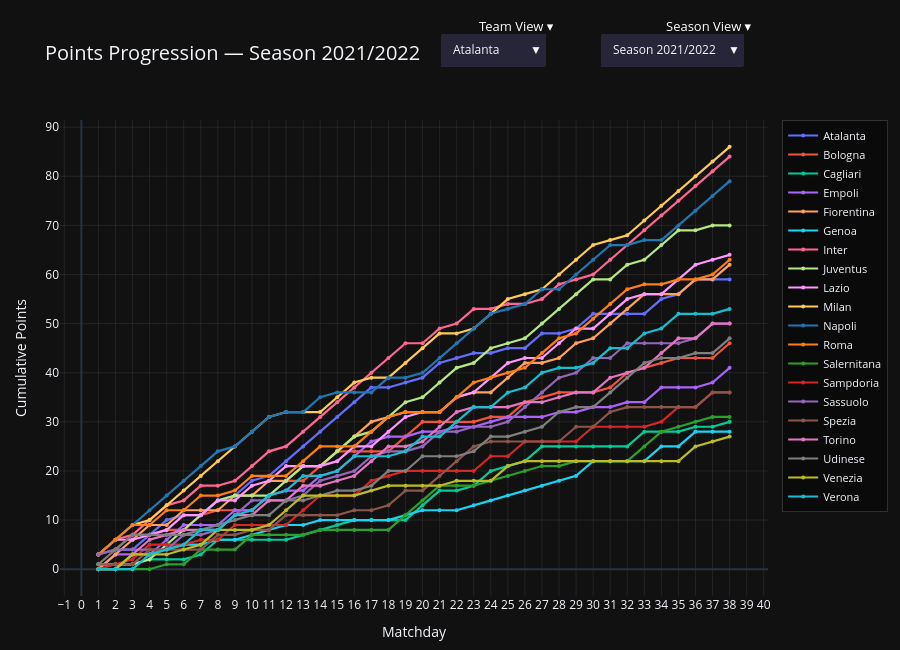

Notebook source saved alongside this figure:
### Code cell
"""
CELL 2 — SEASON POINTS PROGRESSION
Interactive Plotly visualization with dual-mode dropdown.
"""

import plotly.graph_objects as go

# ──────────────────────────────────────────────
# STEP 1 — CUMULATIVE POINTS ENGINE
# ──────────────────────────────────────────────
def compute_points_progression(matches_df: pd.DataFrame) -> pd.DataFrame:
    """Compute per-team cumulative points across matchdays."""

    def _explode_to_team_rows(df: pd.DataFrame) -> pd.DataFrame:
        home = df[["Season", "Matchday", "Home", "HG", "AG"]].copy()
        home.columns = ["Season", "Matchday", "Team", "GF", "GA"]
        away = df[["Season", "Matchday", "Away", "AG", "HG"]].copy()
        away.columns = ["Season", "Matchday", "Team", "GF", "GA"]
        return pd.concat([home, away], ignore_index=True)

    rows = _explode_to_team_rows(matches_df)

    # Match points (3/1/0)
    rows["MatchPoints"] = np.where(
        rows["GF"] > rows["GA"], 3,
        np.where(rows["GF"] == rows["GA"], 1, 0)
    )

    # Sort to guarantee chronological ordering
    rows = rows.sort_values(["Season", "Team", "Matchday"]).reset_index(drop=True)

    # Cumulative sum per (Season, Team)
    rows["CumulativePoints"] = (
        rows.groupby(["Season", "Team"])["MatchPoints"].cumsum()
    )

    return rows[["Season", "Matchday", "Team", "MatchPoints", "CumulativePoints"]]


progression_df = compute_points_progression(all_matches_df)

# ──────────────────────────────────────────────
# STEP 2 — INTERACTIVE VISUALIZATION
# ──────────────────────────────────────────────
SEASONS_LIST = sorted(progression_df["Season"].unique())
TEAMS = sorted(progression_df["Team"].unique())

# ── Colour palette (enough for 20 teams) ──
PALETTE = [
    "#636EFA", "#EF553B", "#00CC96", "#AB63FA", "#FFA15A",
    "#19D3F3", "#FF6692", "#B6E880", "#FF97FF", "#FECB52",
    "#1F77B4", "#FF7F0E", "#2CA02C", "#D62728", "#9467BD",
    "#8C564B", "#E377C2", "#7F7F7F", "#BCBD22", "#17BECF",
]

fig = go.Figure()

# ── MODE A traces (Season View): one trace per (season, team) ──
trace_index = 0
season_button_args: list[dict] = []

for season in SEASONS_LIST:
    sdf = progression_df[progression_df["Season"] == season]
    teams_in_season = sorted(sdf["Team"].unique())
    vis_indices: list[int] = []

    for i, team in enumerate(teams_in_season):
        tdf = sdf[sdf["Team"] == team].sort_values("Matchday")
        fig.add_trace(go.Scatter(
            x=tdf["Matchday"],
            y=tdf["CumulativePoints"],
            mode="lines+markers",
            name=team,
            line=dict(color=PALETTE[i % len(PALETTE)], width=2.2),
            marker=dict(size=4),
            hovertemplate=(
                f"<b>{team}</b><br>"
                "Matchday %{x}<br>"
                "Points: %{y}<extra></extra>"
            ),
            visible=False,
        ))
        vis_indices.append(trace_index)
        trace_index += 1

    season_button_args.append({
        "label": f"Season {season}",
        "vis_indices": vis_indices,
    })

n_mode_a_traces = trace_index

# ── MODE B traces (Team View): one trace per (team, season) ──
team_button_args: list[dict] = []

for team in TEAMS:
    tdf = progression_df[progression_df["Team"] == team]
    seasons_for_team = sorted(tdf["Season"].unique())
    vis_indices = []

    for j, season in enumerate(seasons_for_team):
        sdf = tdf[tdf["Season"] == season].sort_values("Matchday")
        fig.add_trace(go.Scatter(
            x=sdf["Matchday"],
            y=sdf["CumulativePoints"],
            mode="lines+markers",
            name=f"{season}",
            line=dict(color=PALETTE[j % len(PALETTE)], width=2.5),
            marker=dict(size=4),
            hovertemplate=(
                f"<b>{team} — {season}</b><br>"
                "Matchday %{x}<br>"
                "Points: %{y}<extra></extra>"
            ),
            visible=False,
        ))
        vis_indices.append(trace_index)
        trace_index += 1

    team_button_args.append({
        "label": team,
        "vis_indices": vis_indices,
    })

n_total_traces = trace_index

# ── Build dropdown buttons ──
def _make_visibility(active_indices: list[int]) -> list[bool]:
    return [i in active_indices for i in range(n_total_traces)]

# Season buttons
season_buttons = []
for btn in season_button_args:
    season_buttons.append(dict(
        label=btn["label"],
        method="update",
        args=[
            {"visible": _make_visibility(btn["vis_indices"])},
            {"title.text": f"Points Progression — {btn['label']}",
             "xaxis.title.text": "Matchday"},
        ],
    ))

# Team buttons
team_buttons = []
for btn in team_button_args:
    team_buttons.append(dict(
        label=btn["label"],
        method="update",
        args=[
            {"visible": _make_visibility(btn["vis_indices"])},
            {"title.text": f"Points Progression — {btn['label']}",
             "xaxis.title.text": "Matchday"},
        ],
    ))

# ── Set default view: first season ──
default_vis = _make_visibility(season_button_args[0]["vis_indices"])
for i, v in enumerate(default_vis):
    fig.data[i].visible = v

# ── Layout ──
fig.update_layout(
    template="plotly_dark",
    title=dict(
        text=f"Points Progression — Season {SEASONS_LIST[0]}",
        font=dict(size=20),
    ),
    xaxis=dict(
        title="Matchday",
        dtick=1,
        gridcolor="rgba(255,255,255,0.08)",
    ),
    yaxis=dict(
        title="Cumulative Points",
        gridcolor="rgba(255,255,255,0.08)",
    ),
    legend=dict(
        font=dict(size=11),
        bgcolor="rgba(0,0,0,0.4)",
        bordercolor="rgba(255,255,255,0.15)",
        borderwidth=1,
    ),
    updatemenus=[
        # Dropdown 1: Season View
        dict(
            buttons=season_buttons,
            direction="down",
            showactive=True,
            x=0.98,
            xanchor="right",
            y=1.18,
            yanchor="top",
            font=dict(size=12),
            bgcolor="rgba(40,40,60,0.9)",
            bordercolor="rgba(255,255,255,0.2)",
            pad=dict(r=10),
        ),
        # Dropdown 2: Team View
        dict(
            buttons=team_buttons,
            direction="down",
            showactive=True,
            x=0.70,
            xanchor="right",
            y=1.18,
            yanchor="top",
            font=dict(size=12),
            bgcolor="rgba(40,40,60,0.9)",
            bordercolor="rgba(255,255,255,0.2)",
            pad=dict(r=10),
        ),
    ],
    annotations=[
        dict(text="Season View ▾", x=0.98, xref="paper", xanchor="right",
             y=1.22, yref="paper", showarrow=False,
             font=dict(size=13, color="white")),
        dict(text="Team View ▾", x=0.70, xref="paper", xanchor="right",
             y=1.22, yref="paper", showarrow=False,
             font=dict(size=13, color="white")),
    ],
    height=650,
    margin=dict(t=120, l=60, r=30, b=50),
    hovermode="x unified",
)

fig.show()
